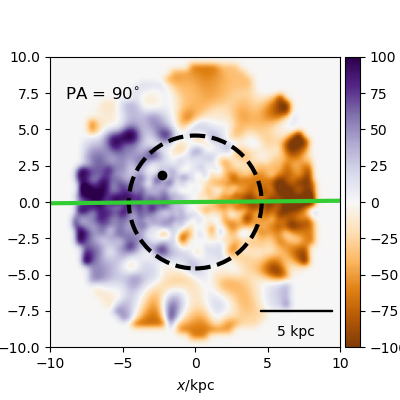

Reproduce this figure in Python.
#galaxy 142 Ray's stellar velocity maps
import pynbody
import numpy as np
import pynbody.plot.sph as sph
import matplotlib.pyplot as plt
from pynbody_velmaps.scripts.plot_manga_velmaps import *
from pynbody_velmaps.position_angles import *

#filename='/mnt/data0/jillian/gguaman/r142/cosmo25p.768sg1bwK1BHe75.007779'
filename='/mnt/data0/jillian/gguaman/r142/r142.007779.tipsy'
redshift=0.01
image_width=20

stellar_map, ax = plot_manga_map(filename, redshift, "star", image_width, orientation="sideon")
#stellar_pa = calc_pa(stellar_map)
#plt.colorbar(ax.images[0])
#plt.xlabel('x/kpc')
#plt.ylabel('y/kpc')

plt.show()
#plt.savefig("galaxy142_StelVelR.png")
